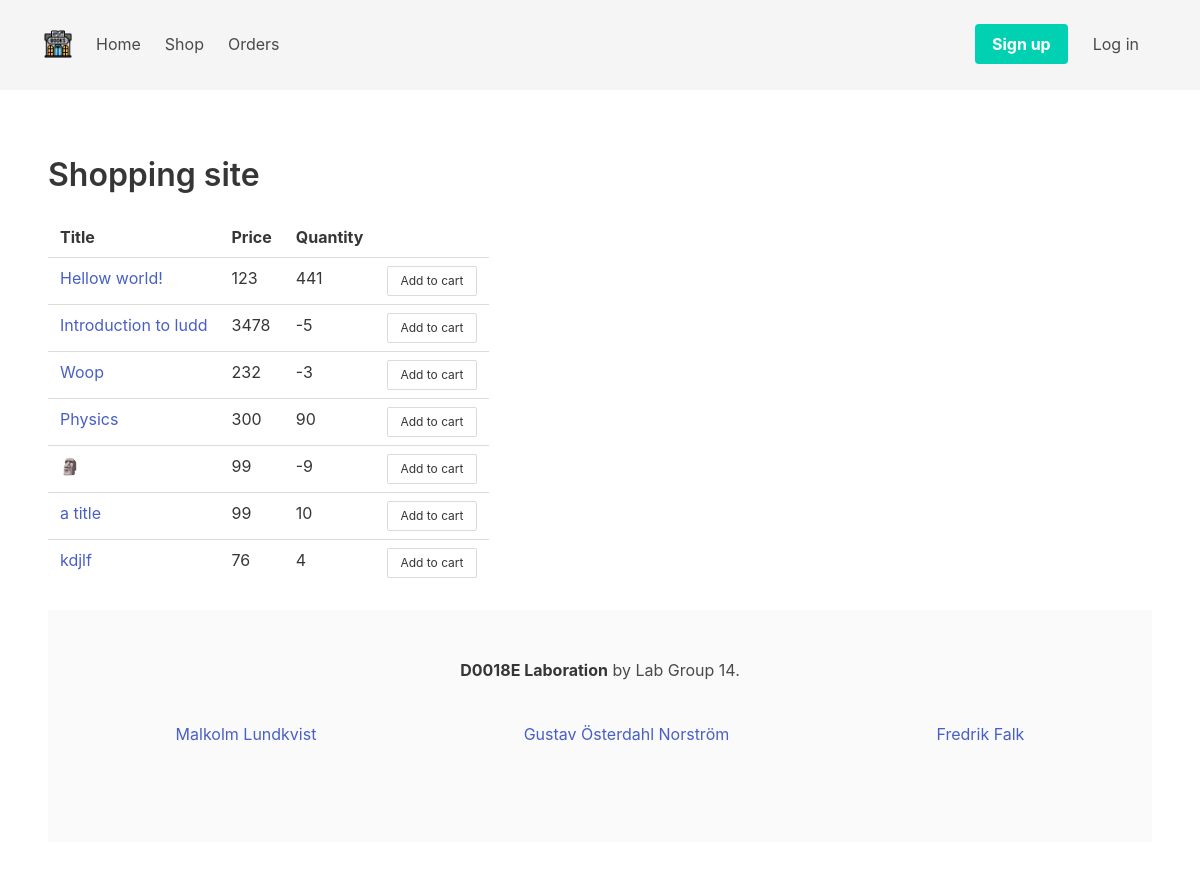
Screenshot of /src/public/shopping-site.php with the database file from the repository.
### tables this page shows
CREATE TABLE `product_table` (
  `id` int NOT NULL AUTO_INCREMENT,
  `title` text NOT NULL,
  `price` float NOT NULL,
  `quantity` int NOT NULL DEFAULT '0',
  `active` tinyint(1) NOT NULL DEFAULT '1',
  `description` text,
  `author` text NOT NULL,
  PRIMARY KEY (`id`)
);

### src/modules/products.php (called while the page is built, shortened)
<?php
function get_producttable(): array {
  $link = Database_manager::get_connection();
  $sql = "SELECT * FROM product_table";
  $result = mysqli_query($link, $sql);
  $return = array();
  if (mysqli_num_rows($result) > 0)
    while($row = mysqli_fetch_array($result))
      $return[$row['id']] = $row;
  return $return;
}

### src/public/shopping-site.php (the view, shortened to what this page needs)
<?php
require_once  "../modules/products.php";
$product_table = get_producttable();
$product_table_html = "";
foreach ($product_table as $row) {
  $product_table_html .=
    "<form action=\"#\" method=\"post\"><tr>"
    ."<td><a href=\"product.php?id=".$row['id']."\" >".$row['title']."</a></td>"
    ."<td>".$row['price']."</td>"
    ."<td>".$row['quantity']."</td>"
    ."<td><input type=\"submit\" class=\"button is-small\" name=\"action\" value=\"Add to cart\" >
     <input type='hidden' name='id' value='". $row['id']."'></td>"
    ."</tr></form>";
}
require_once "../templates/shopping-site.phtml";

### src/public/css/main.css (style rules this page uses)
html { color: #222; font-size: 1em; line-height: 1.4; }

### rows the page displays
product_table: title "Hellow world!", price "123", quantity "441"
product_table: title "Introduction to ludd", price "3478", quantity "-5"
product_table: title "Woop", price "232", quantity "-3"
product_table: title "Physics", price "300", quantity "90"
product_table: title "🗿", price "99", quantity "-9"
product_table: title "a title", price "99", quantity "10"
product_table: title "kdjlf", price "76", quantity "4"
